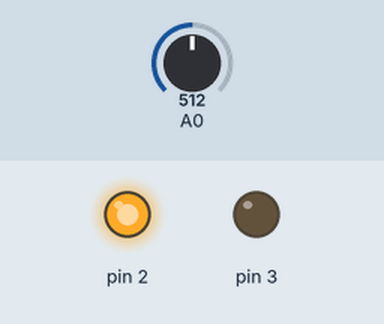
Bench run of a sketch on a simulated Arduino Uno, built with avr-gcc and run on an emulated ATmega328P. On the bench: output pins drawn as LEDs (lit = HIGH). Dashed ring = blinking. The test bench sets the inputs (shaded band); at power-on: A0 = 512.

Above: at 1.2 s.
1.3 s: A0 set to 109
2.8 s: A0 set to 91
At 3.05 s:
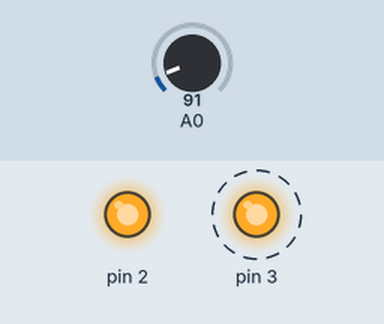
5.8 s: A0 set to 110
At 5.8 s:
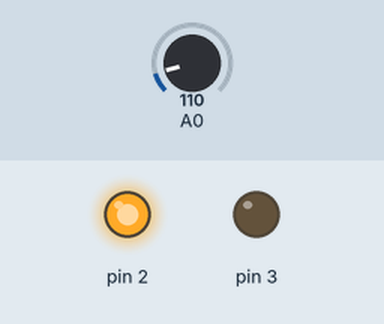
7.3 s: A0 set to 90
At 7.55 s:
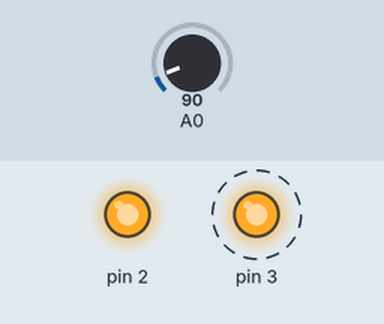
Timing chart, 0 to 11.3 s (numbered marks = the images above; inputs shaded):
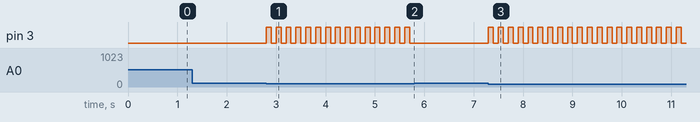

The sketch:

Lazer.ino
```cpp
void setup() {
  pinMode(2, OUTPUT);
  pinMode(3, OUTPUT);
  pinMode(A0, INPUT);
  digitalWrite(2, HIGH);
}

void loop() {
  int z = analogRead(A0);
  if (z < 100) {
    digitalWrite(3, HIGH);
    delay(100);
    digitalWrite(3, LOW);
    delay(100);
  }
  else {
    digitalWrite(3, LOW);
  }
}
```

Measured:
- the behaviour switches between 100 and 99 on A0 (found by bisection; images 0 and 1)
- after the input at 1.3 s, every drawn part: stays the same
- after the input at 2.8 s, pin 3: alternates HIGH for 0.10 s and LOW for 0.10 s, starting at once
- after the input at 5.8 s, pin 3: stops changing and stays LOW
- after the input at 7.3 s, pin 3: alternates HIGH for 0.10 s and LOW for 0.10 s, starting at once
